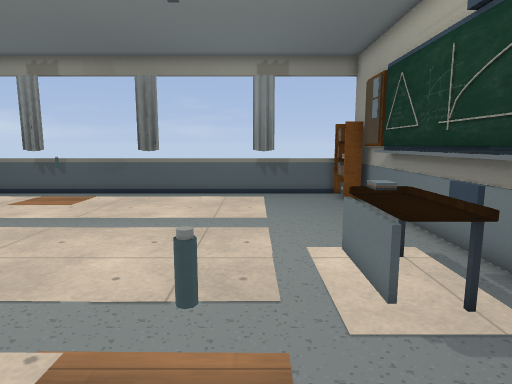
View 1 (above)

15 first-person views from a walk through a Godot game level. The camera is 1.3 m above the floor, tilts 8° down and sees 75° across. The floor is counted in squares, 0.5 m on a side. Each view is taken from the middle of a square. On the plan, view 1 faces up. The plan holds only what a view shows up to about 20 squares ahead; the rest is blank. Flat picture figures and markers are not drawn. Some surface patterns are stand-ins.

View 2
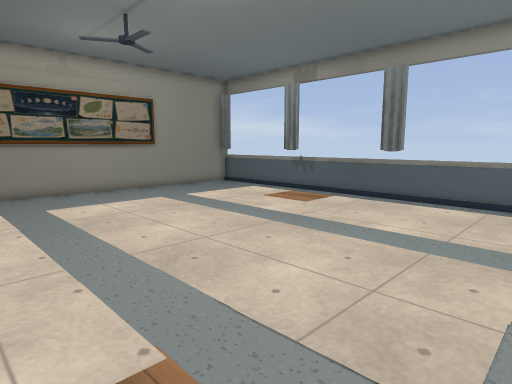

View 3
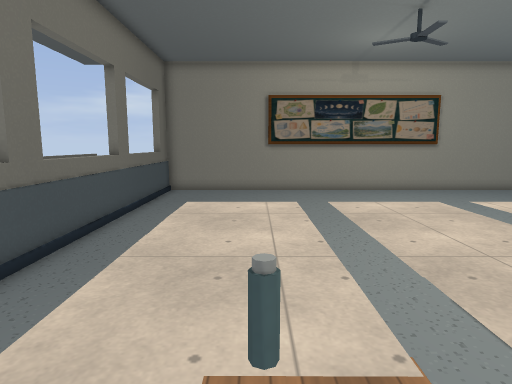

View 4
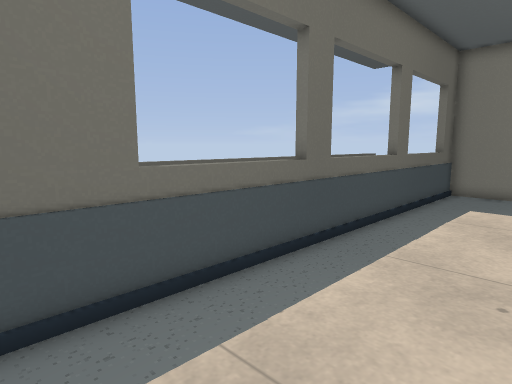

View 5
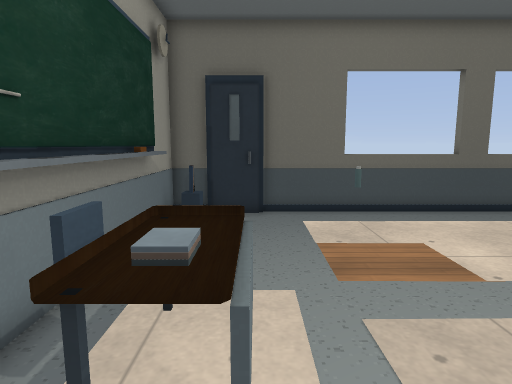

View 6
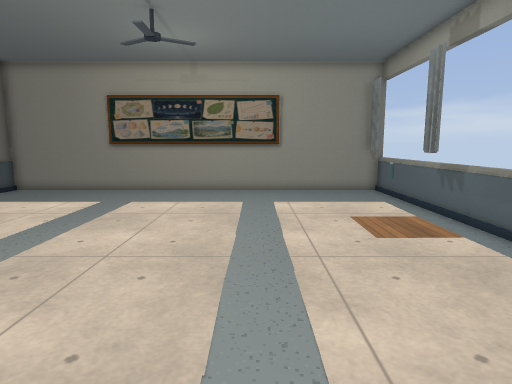

View 7
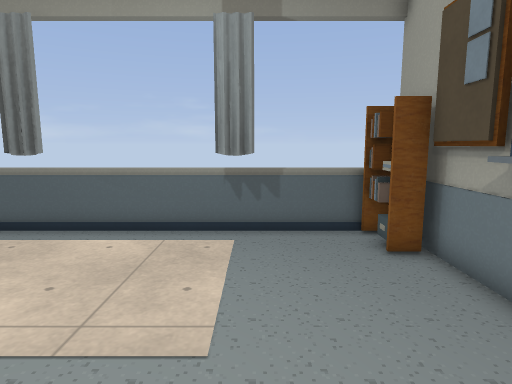

View 8
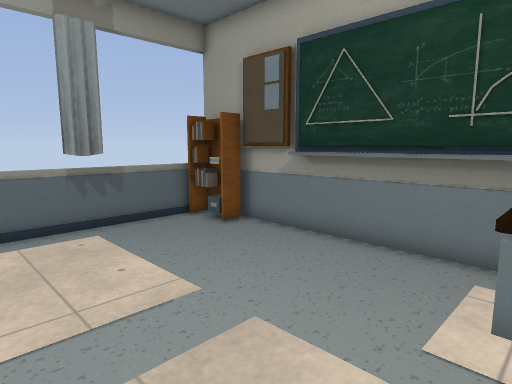

View 9
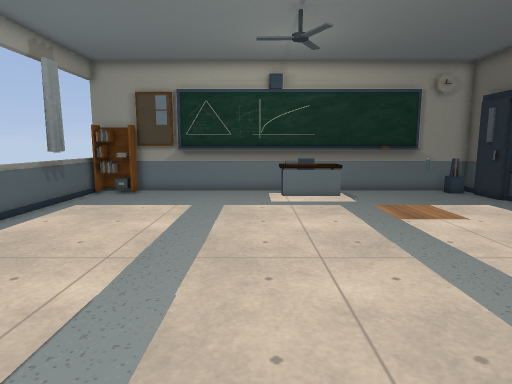

View 10
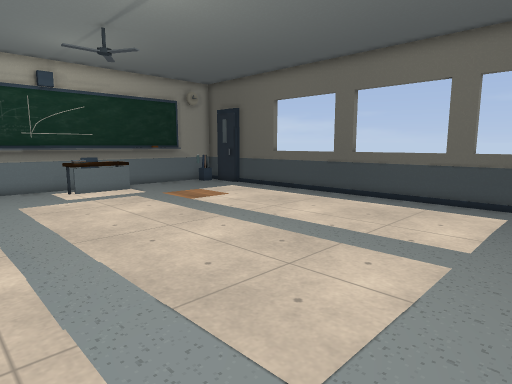

View 11
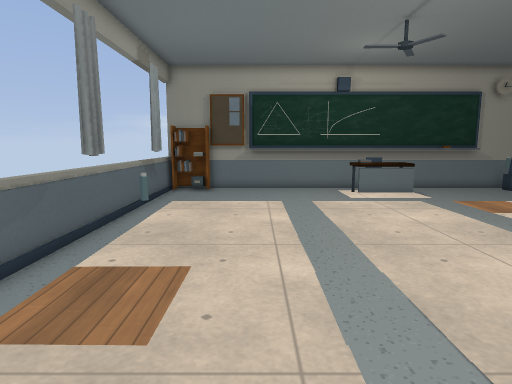

View 12
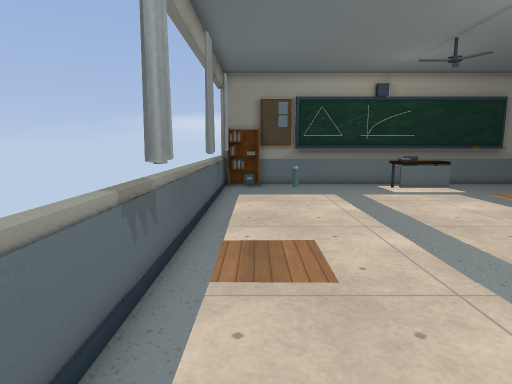

View 13
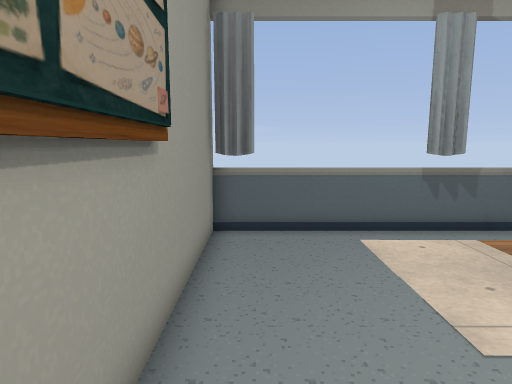

View 14
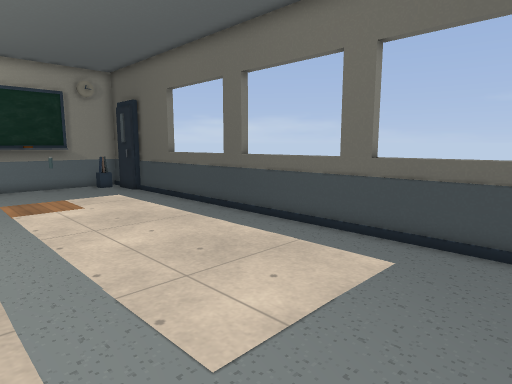

View 15
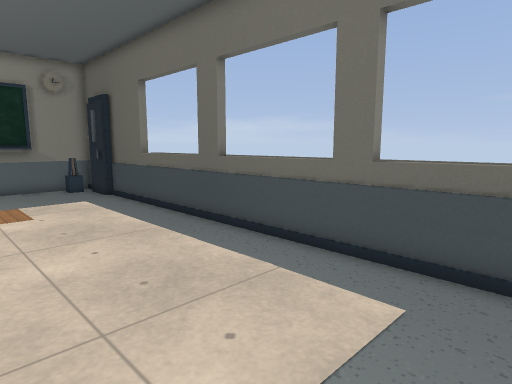

### Floor plan
Points are (right, up) in squares from view 1. A wall is a line through its corners. A room is listed if a view was taken in it or the views show most of it. See-through windows are left out.
Room 1 (views 1, 2, 3, 4, 5, 6, 7, 8, 9, 10, 11, 12, 13, 14, 15)
walls: (-5.4, 17.3) (-5.7, 17.6); (-18, 12.4) (-18, 2.6); (5, 13.6) (5, 15.5); (1.6, -2.7) (3.9, -2.7); (4.7, -0.2) (4.7, 13.4); (5, -0.2) (5, 13.5); (-18.3, 18.4) (-18.3, -3.1) (1.9, -3.1); (5.3, -3.1) (5.3, 15.5)
low walls: (2, 4.9) (2, 7.7) (3.5, 7.7); (2.1, 4.8) (3.6, 4.8) (3.6, 7.8) (2.2, 7.8); (3, 6.9) (2.5, 6.9) (2.5, 7.5) (3, 7.5); (3.9, 5.8) (3.9, 6.8); (3.9, -1.6) (4.6, -1.6); (5, 18.1) (-18.4, 18.1)
ways out: closed door at (2.5, -3)
objects: desk (0, 2); curtain (0, 18); bookshelf (4, 16) to (5, 17)

Where each view was taken, in squares from view 1:
view 1: 0 up, 0 right, facing up
view 2: 2 up, 1 right, facing up-left
view 3: 2 up, 1 right, facing left
view 4: 2 up, 1 right, facing down-left
view 5: 10 up, 2 right, facing down
view 6: 11 up, 1 right, facing left
view 7: 8 up, 1 right, facing up
view 8: 7 up, 3 left, facing up-right
view 9: 9 up, 14 left, facing right
view 10: 13 up, 16 left, facing down-right
view 11: 13 up, 15 left, facing right
view 12: 16 up, 17 left, facing right
view 13: 8 up, 17 left, facing up
view 14: 6 up, 17 left, facing down-right
view 15: 4 up, 16 left, facing down-right
